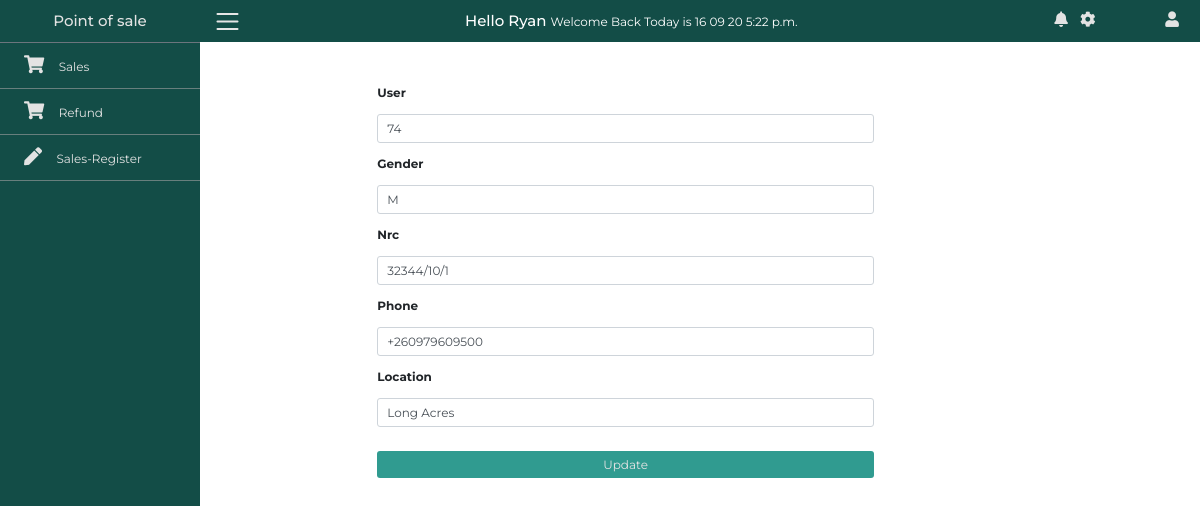
/update-worker/70 (signed in), run on the app's committed database.
### AppPOS/models.py (models this page shows, shortened)
class SalesPerson(models.Model):
    GENDER = [
        ('M','Male'),
        ('F','Female'),
    ]
    user = models.OneToOneField(User,on_delete=models.CASCADE)
    gender = models.CharField(choices=GENDER, max_length=9)
    nrc = models.CharField(max_length=20)
    phone = models.CharField(max_length=30)
    location = models.CharField(max_length=50)

### AppPOS/views.py (the view)
# urls.py: path('update-worker/<p_id>', views.update_worker, name='update-worker'),
@login_required(redirect_field_name='login')
def update_worker(request, p_id):
   worker_data = SalesPerson.objects.get(pk=p_id)
   if request.method == 'POST':
      worker_form_update = WorkersForm(request.POST, instance=worker_data)
      if worker_form_update.is_valid():
         worker_form_update.save()
         return redirect('worker')
   worker_form_update = WorkersForm(instance=worker_data)
   context = {
      'worker_form_update': worker_form_update,
   }
   return render(request, 'AppPOS/update.html', context)

### AppPOS/forms.py
class WorkersForm(forms.ModelForm):
    class Meta:
        model = SalesPerson
        fields = '__all__'

### AppPOS/templates/AppPOS/update.html (shortened to what this page needs)
{% extends "AppPOS/base.html" %} {% load static %}
{% block body %}
{% include "AppPOS/navbar.html" %}
<div class="container ml-auto mt-5">
  <div class="row ml-auto mt-5">
    <div class="col-md-6 mx-auto mt-5">
        <form method="post" class="ml-5">
            {% if stock_form_update %}
                {% for form in stock_form_update %}
                <b>{{form.label}}</b>
                <div class="row">
                    <div class="col-md-12">
                        <input type="text" name="{{ form.name }}" value="{{ form.value }}" class="form-control my-3">
                    </div>
                </div>
                {% endfor %}
            {% else %}
                {% for form in worker_form_update %}
                <b>{{form.label}}</b>
                <div class="row">
                    <div class="col-md-12">
                        <input type="text" name="{{ form.name }}" value="{{ form.value }}" class="form-control my-3">
                    </div>
                </div>
                {% endfor %}
            {% endif %}
            <button class="btn btn-custom btn-block mt-3">Update</button>
        </form>
    </div>
  </div>
</div>
{% endblock %}

### AppPOS/templates/AppPOS/navbar.html (shortened to what this page needs)
{% load static %}
<nav class="navbar navbar-expand-md navbar-light pl-0 w-100 mb-4">
  <div class="collapse navbar-collapse" id="NavbarCollaspe">
    <div class="container-fluid">
      <div class="row">
        <div
          class="col-xl-2 col-lg-3 col-md-4 sidebar fixed-top px-0"
          id="menu_content"
        >
          <a
            href="#"
            class="navbar-brand d-flex mx-auto border-bottom border-secondary justify-content-center align-items-center"
            ><h5 class="m-0">Point of sale</h5></a
          >
          <ul class="navbar-nav flex-column">
            <li class="nav-item">
              <a href="{% url 'sales' %}" class="nav-link"
                ><i class="fas fa-shopping-cart"></i>Sales</a
              >
            </li>
            <li class="nav-item">
              <a href="{% url 'refund' %}" class="nav-link"
                ><i class="fas fa-shopping-cart"></i>Refund</a
              >
            </li>
            {% if request.user.is_superuser %}
              <li class="nav-item">
                <a href="{% url 'worker' %}" class="nav-link"
                  ><i class="fas fa-users-cog"></i>Workers</a
                >
              </li>
              <li class="nav-item">
                <a href="" class="nav-link"
                  ><i class="fas fa-list-alt"></i>Reports</a
                >
              </li>
              <li class="nav-item">
                <a href="" class="nav-link"
                  ><i class="fas fa-chart-line"></i>Statistic</a
                >
              </li>
            {% else %}
              <li class="nav-item">
                <a href="{% url 'sales-register' %}" class="nav-link"
                  ><i class="fas fa-pen"></i>Sales-Register</a
                >
              </li>
            {% endif %}
          </ul>
        </div>
        <div
          class="col-xl-10 col-lg-9 col-md-8 ml-auto fixed-top main-menu-bar py-2 w-100"
        >
          <div class="row align-items-center">
            <div class="col-md-3">
              <img
                src="{% static 'icons/menu.png' %}"
                class="img-fluid m-0 p-0 mr-5"
                id="menu"
                alt=""
              />
            </div>
            <div class="col-md-7 welcome">
              <h5 class="text-white d-inline">Hello {{ request.user }}
                <b><small class="text-white d-inline">Welcome Back Today is {% now 'd m y P' %}</small></b>
              </h5>
            </div>
            <div class="col-md-2">
              <ul class="navbar-nav setting">
                <li class="nav-item">
                  <a href="" class="nav-link"><i class="fas fa-bell"></i></a>
                </li>
                <li class="nav-item">
                  <a href="" class="nav-link"><i class="fas fa-cog"></i></a>
                </li>
                <li class="nav-item ml-xl-auto">
                  <a
                    href=""
                    class="nav-link"
                    data-toggle="modal"
                    data-target="#logout"
                    ><i class="fas fa-user"></i
                  ></a>
                </li>
              </ul>
            </div>
          </div>
        </div>
      </div>
    </div>
  </div>
</nav>

### static/css/main.css (style rules this page uses)
:root { --primary-color: #134d47; --secondary-color: #309b90; --btn-primary: var(--secondary-color); --btn-secondary: #212121; --font-heading: var(--btn-secondary); --font-sidebar: var(--icon-color); --pagination-color: var(--primary-color); --pagination-active: var(--secondary-color); --icon-color: #e3e3e3; --border-color: #a1a1a19a; }
body { font-family: "Montserrat", sans-serif; }
.sidebar a, .main-menu-bar a { color: var(--icon-color) !important; }
.btn-custom { background-color: var(--btn-primary) !important; color: var(--font-sidebar) !important; border: 0 !important; }
::placeholder { font-weight: 500 !important; color: #b3b3b3 !important; }
@media (max-width: 1720px) { html { font-size: 12px; } }
@media (max-width: 1720px) { ::placeholder { letter-spacing: 0.4px; font-size: 10px !important; } }
.sidebar .fas { padding-right: 0.6em; font-size: 1.5rem; color: var(--icon-color); }
.sidebar .navbar-brand { padding: 0.8em; }
.sidebar .fas { padding-right: 0.8em; font-size: 1.5rem; color: var(--icon-color); }
.sidebar { background-color: var(--primary-color); height: 100vh; }
.sidebar .nav-link { padding: 1em 2em !important; }
.sidebar .nav-item { border-bottom: 1px solid var(--border-color); transition: background-color 250ms; }
.main-menu-bar { background-color: var(--primary-color); }
.main-menu-bar img { width: 25px; height: 25px; object-fit: cover; cursor: pointer; }
.main-menu-bar .fas { font-size: 1.3rem; }

### data on the page
SalesPerson: nrc "32344/10/1" "+260979609500" "Long Acres"

### other printed values
{{ request.user }} "Ryan"
